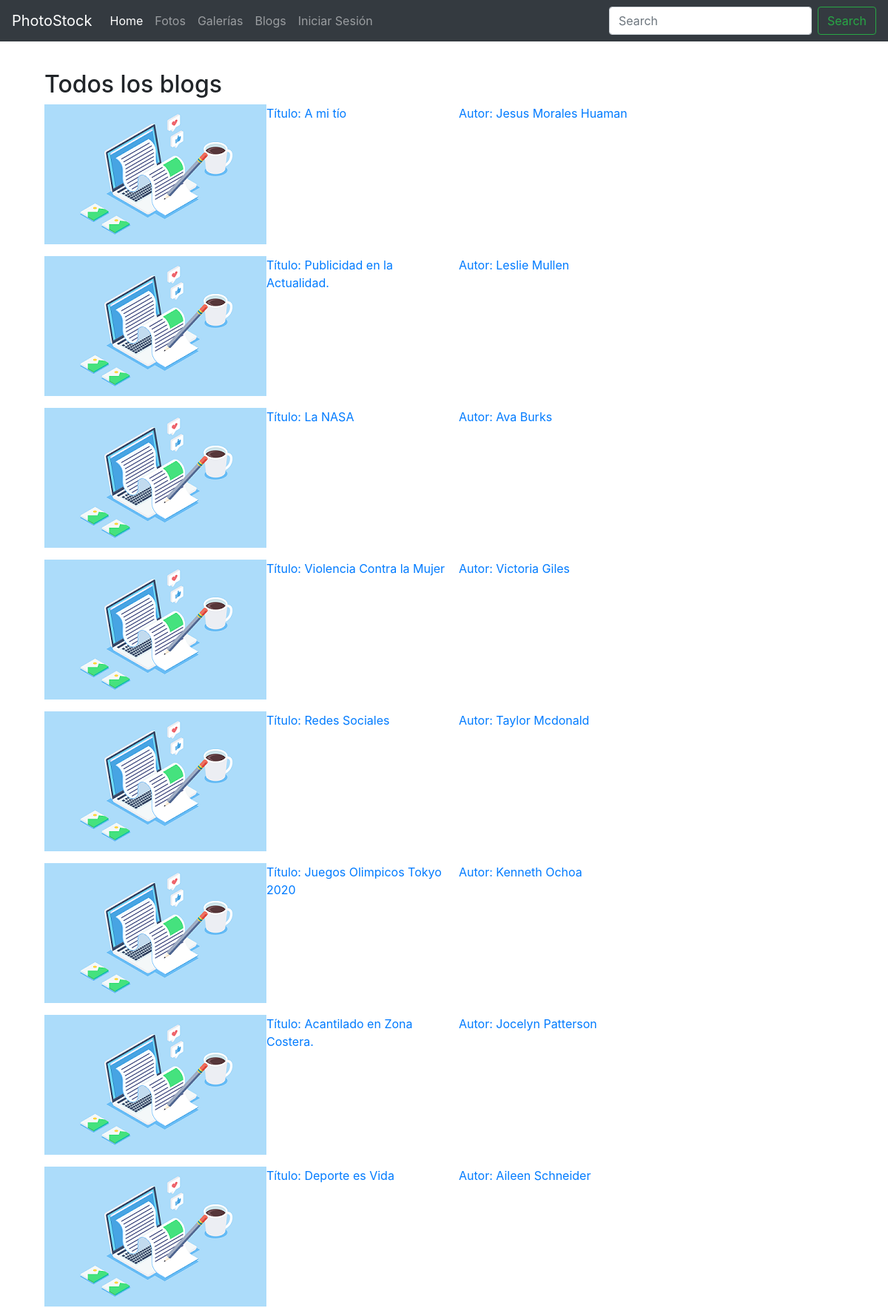
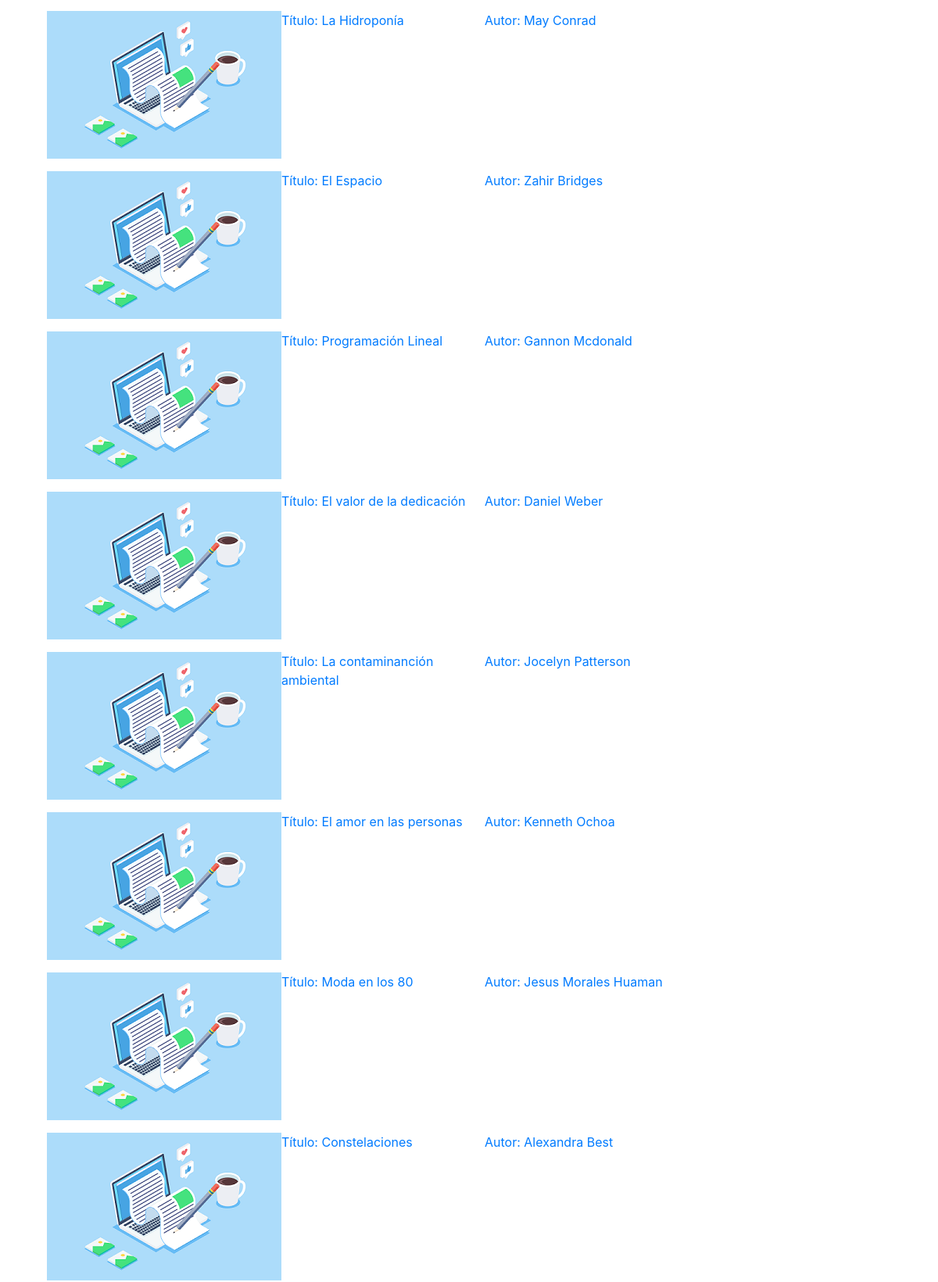
/blogs.php (upper part), run on the app's committed database (2 pictures, top to bottom).
### tables this page shows
CREATE TABLE blogs(
    id_blog BIGINT PRIMARY KEY AUTO_INCREMENT,
    id_usuario BIGINT NOT NULL,
    fecha_blog DATE NOT NULL DEFAULT CURRENT_DATE,
    nombre_blog VARCHAR(50) NOT NULL,
    contenido TEXT NOT NULL,
    id_foto BIGINT NULL,
    FOREIGN KEY (id_usuario) REFERENCES usuarios(id_usuario),
    FOREIGN KEY (id_foto) REFERENCES fotos(id_foto)
    );

CREATE TABLE usuarios(
    id_usuario BIGINT PRIMARY KEY AUTO_INCREMENT,
    username VARCHAR(50) UNIQUE NOT NULL,
    password VARCHAR(250) NOT NULL,
    nombres VARCHAR(100) NOT NULL,
    apellidos VARCHAR(100)NOT NULL,
    nacimiento DATE NOT NULL,
    direccion TEXT NOT NULL,
    sobre_mi TEXT NULL,
    foto TEXT NULL,
    administrador int default 0
    );

### controladores/comprobar_sesion.php (called while the page is built, shortened)
<?php
function estaLogeado(){
if(isset($_SESSION['id_usuario'])){
    return true;
    }else return false;
}
?>

### controladores/obtener_todos_blogs.php (the view, shortened to what this page needs)
<?php
include "conexion.php";
$sql = "CALL obtener_todos_blogs;";
$result = mysqli_query($conexion,$sql);
if (mysqli_num_rows($result) > 0) {
    while($row = mysqli_fetch_assoc($result)) {
        $id_blog =$row['id_blog'];
        $titulo = $row['nombre_blog'];
        $Nombres = $row['nombres'];
        $apellidos = $row['apellidos'];
        ?>
        <a href="blog.php?id_blog=<?php echo $id_blog;?>">
            <figure class = "grid-blog">
                <img clas = "img-blog" src="assets/img/blog.png" alt="">
                <figcaption><?php echo "Título: ".$titulo;?></figcaption>
                <figcaption><?php echo "Autor: $Nombres $apellidos";?></figcaption>
            </figure>
        </a>
    <?php }
    }else echo "No se han encontrado resultados";
?>

### blogs.php (shortened to what this page needs)
<!DOCTYPE html>
<html lang="en">
<head>
	<link rel="stylesheet" href="assets/css/index.css">
</head>
<body>
  <?php include "templates/header.php";?>
<div class="custom-main">
    <div class="grid-container fotos-populares">
      <h2>Todos los blogs</h2>
      <section class="grid" id="grid">
        <div class="item">
          <div class="item-contenido">
          <?php include "controladores/obtener_todos_blogs.php";?>
          </div>
          </div>
        </div>
    </div>
</body>
</html>

### templates/header.php (shortened to what this page needs)
<!DOCTYPE html>
<html lang="en">
<head>
    <link rel="stylesheet" href="assets/bootstrap/bootstrap.css">
    <link rel="stylesheet" href="assets/css/main.css">
</head>
<body>
<nav class="navbar navbar-expand-lg navbar navbar-dark bg-dark fixed-top custom-nav">
  <a class="navbar-brand" href="index.php">PhotoStock</a>
  <div class="collapse navbar-collapse" id="navbarTogglerDemo03">
    <ul class="navbar-nav mr-auto mt-2 mt-lg-0">
      <li class="nav-item active">
        <a class="nav-link" href="index.php">Home <span class="sr-only">(current)</span></a>
      </li>
      <li class="nav-item">
        <a class="nav-link" href="#">Fotos</a>
      </li>
      <li class="nav-item">
        <a class="nav-link" href="#">Galerías</a>
      </li>
      <li class="nav-item">
        <a class="nav-link" href="blogs.php">Blogs</a>
      </li>
    <?php
    include_once "controladores/comprobar_sesion.php";
    if(estaLogeado()){
      $foto = $_SESSION['foto_perfil'];
    ?>
      <div class="dropdown">
        <button class="btn btn-primary dropdown-toggle" type="button" data-toggle="dropdown"> <img class = "perfil" src=<?php echo $foto; ?> alt="Imagen de perfil de usuario"><?php echo $_SESSION ['nombres']; echo" ". $_SESSION['apellidos'];?>
        <span class="caret"></span></button>
        <ul class="dropdown-menu">
          <li><a href="profile.php?profile_id=<?php echo $_SESSION["id_usuario"];?>">Mi perfil</a></li>
          <li><a href="#">Guardados</a></li>
          <?php if(esAdmin()) echo '<li><a href="upload.php">Subir fotos</a></li>
          <li><a href="crear_blog.php">Crear blog</a></li>
          <li><a href="eliminar_foto.php">Eliminar fotos</a></li>' ?>
          <li><a href="controladores/cerrar_sesion.php">Cerrar sesión</a></li>
        </ul>
      </div>
      <?php }
      else{
      ?>
        <li class="nav-item">
        <a class="nav-link" href="login.php">Iniciar Sesión</a>
        </li>
    <?php } ?>
    </ul>
    <form class="form-inline my-2 my-lg-0" method="GET">
      <input class="form-control mr-sm-2" type="search" placeholder="Search" name="busqueda" aria-label="Search">
      <button class="btn btn-outline-success my-2 my-sm-0" type="submit">Search</button>
    </form>
  </div>
</nav>
<link rel="stylesheet" type="text/css" href="assets/css/main.css">
</body>
</html>

### assets/css/index.css (style rules this page uses)
body { align-items: center; }
.grid-container { justify-content: center; padding-top: 45px; position: relative; width: 90vw; margin: 0 auto; }
.custom-main { padding-top:20px }

### assets/css/main.css (style rules this page uses)
.custom-main { padding-top:50px }
.grid-blog { display: grid; grid-template-columns: repeat(4,1fr); }

### data on the page
blogs: nombre_blog "A mi tío", id_usuario.nombres "Jesus", id_usuario.apellidos "Morales Huaman"
blogs: nombre_blog "Publicidad en la Actualidad.", id_usuario.nombres "Leslie", id_usuario.apellidos "Mullen"
blogs: nombre_blog "La NASA", id_usuario.nombres "Ava", id_usuario.apellidos "Burks"
blogs: nombre_blog "Violencia Contra la Mujer", id_usuario.nombres "Victoria", id_usuario.apellidos "Giles"
blogs: nombre_blog "Redes Sociales", id_usuario.nombres "Taylor", id_usuario.apellidos "Mcdonald"
blogs: nombre_blog "Juegos Olimpicos Tokyo 2020", id_usuario.nombres "Kenneth", id_usuario.apellidos "Ochoa"
blogs: nombre_blog "Acantilado en Zona Costera.", id_usuario.nombres "Jocelyn", id_usuario.apellidos "Patterson"
blogs: nombre_blog "Deporte es Vida", id_usuario.nombres "Aileen", id_usuario.apellidos "Schneider"
blogs: nombre_blog "La Hidroponía", id_usuario.nombres "May", id_usuario.apellidos "Conrad"
blogs: nombre_blog "El Espacio", id_usuario.nombres "Zahir", id_usuario.apellidos "Bridges"
blogs: nombre_blog "Programación Lineal", id_usuario.nombres "Gannon", id_usuario.apellidos "Mcdonald"
blogs: nombre_blog "El valor de la dedicación", id_usuario.nombres "Daniel", id_usuario.apellidos "Weber"
blogs: nombre_blog "La contaminanción ambiental", id_usuario.nombres "Jocelyn", id_usuario.apellidos "Patterson"
blogs: nombre_blog "El amor en las personas", id_usuario.nombres "Kenneth", id_usuario.apellidos "Ochoa"
blogs: nombre_blog "Moda en los 80", id_usuario.nombres "Jesus", id_usuario.apellidos "Morales Huaman"
blogs: nombre_blog "Constelaciones", id_usuario.nombres "Alexandra", id_usuario.apellidos "Best"
